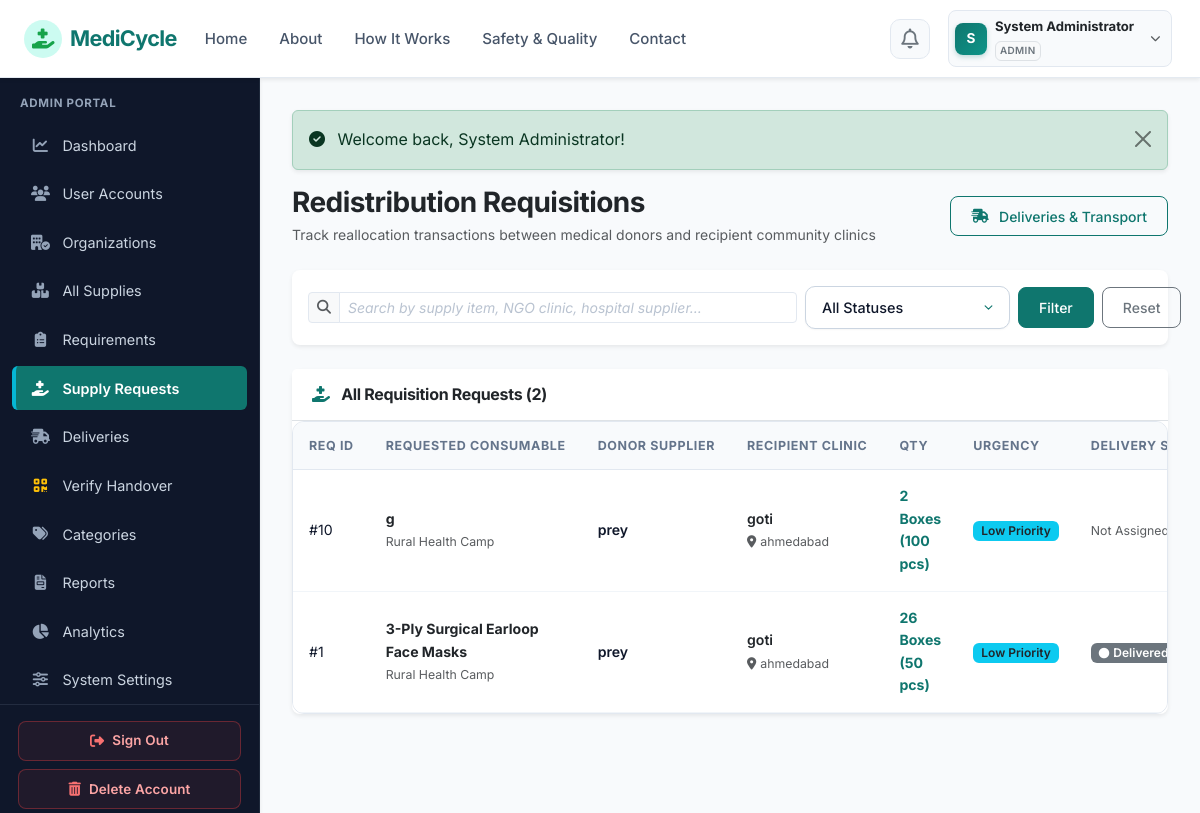
The app's page /admin/requests.php (signed in) with its own data.
### tables this page shows
CREATE TABLE `users` (
  `id` int(11) NOT NULL AUTO_INCREMENT,
  `name` varchar(100) NOT NULL,
  `email` varchar(100) NOT NULL,
  `password` varchar(255) NOT NULL,
  `phone` varchar(20) NOT NULL,
  `role` enum('admin','supplier','ngo','delivery') NOT NULL,
  `email_verified` tinyint(1) DEFAULT 1,
  `status` enum('active','inactive','suspended','pending') DEFAULT 'active',
  `created_at` timestamp NOT NULL DEFAULT current_timestamp(),
  `updated_at` timestamp NOT NULL DEFAULT current_timestamp() ON UPDATE current_timestamp(),
  PRIMARY KEY (`id`),
  UNIQUE KEY `email` (`email`),
  KEY `idx_user_role` (`role`),
  KEY `idx_user_status` (`status`)
);

CREATE TABLE `requests` (
  `id` int(11) NOT NULL AUTO_INCREMENT,
  `supply_id` int(11) DEFAULT NULL,
  `requester_id` int(11) NOT NULL,
  `requested_quantity` int(11) NOT NULL,
  `purpose` varchar(255) DEFAULT NULL,
  `urgency` enum('Low','Medium','High','Critical') DEFAULT 'Medium',
  `preferred_collection_date` date DEFAULT NULL,
  `message` text DEFAULT NULL,
  `smart_match_score` int(11) DEFAULT NULL,
  `status` varchar(50) NOT NULL DEFAULT 'Pending',
  `supplier_remarks` text DEFAULT NULL,
  `rejection_reason` text DEFAULT NULL,
  `handover_code` varchar(30) DEFAULT NULL,
  `requested_at` timestamp NOT NULL DEFAULT current_timestamp(),
  `approved_at` datetime DEFAULT NULL,
  `completed_at` datetime DEFAULT NULL,
  `created_at` timestamp NOT NULL DEFAULT current_timestamp(),
  `updated_at` timestamp NOT NULL DEFAULT current_timestamp() ON UPDATE current_timestamp(),
  PRIMARY KEY (`id`),
  KEY `fk_request_supply` (`supply_id`),
  KEY `fk_request_user` (`requester_id`),
  KEY `idx_request_status` (`status`),
  CONSTRAINT `fk_request_supply` FOREIGN KEY (`supply_id`) REFERENCES `medical_supplies` (`id`) ON DELETE CASCADE,
  CONSTRAINT `fk_request_user` FOREIGN KEY (`requester_id`) REFERENCES `users` (`id`) ON DELETE CASCADE
);

CREATE TABLE `medical_supplies` (
  `id` int(11) NOT NULL AUTO_INCREMENT,
  `supplier_id` int(11) NOT NULL,
  `category_id` int(11) NOT NULL,
  `supply_name` varchar(150) NOT NULL,
  `description` text DEFAULT NULL,
  `quantity` int(11) NOT NULL,
  `unit` varchar(50) NOT NULL,
  `listing_type` enum('regular','surplus','disposal') NOT NULL DEFAULT 'regular',
  `condition_status` enum('New / Unopened','Sterile Sealed','Surplus Stock') NOT NULL,
  `packaging_status` enum('Original Factory Seal','Tamper Evident Packaging','Intact Outer Box') NOT NULL,
  `disposal_reason` varchar(255) DEFAULT NULL,
  `disposal_method` varchar(255) DEFAULT NULL,
  `expiry_date` date NOT NULL,
  `batch_number` varchar(100) DEFAULT NULL,
  `storage_requirements` varchar(150) DEFAULT 'Room Temperature',
  `location` varchar(150) NOT NULL,
  `city` varchar(100) NOT NULL,
  `availability_date` date DEFAULT NULL,
  `minimum_request_quantity` int(11) DEFAULT 1,
  `status` varchar(50) NOT NULL DEFAULT 'Available',
  `priority_score` int(11) DEFAULT 50,
  `priority_level` enum('Low','Medium','High','Critical') DEFAULT 'Medium',
  `admin_notes` text DEFAULT NULL,
  `image_path` varchar(255) DEFAULT NULL,
  `created_at` timestamp NOT NULL DEFAULT current_timestamp(),
  `updated_at` timestamp NOT NULL DEFAULT current_timestamp() ON UPDATE current_timestamp(),
  PRIMARY KEY (`id`),
  KEY `fk_supply_supplier` (`supplier_id`),
  KEY `fk_supply_category` (`category_id`),
  KEY `idx_supply_status` (`status`),
  KEY `idx_supply_city` (`city`),
  KEY `idx_supply_expiry` (`expiry_date`),
  KEY `idx_supply_priority` (`priority_score`),
  KEY `idx_supply_listing_type` (`listing_type`),
  CONSTRAINT `fk_supply_category` FOREIGN KEY (`category_id`) REFERENCES `categories` (`id`),
  CONSTRAINT `fk_supply_supplier` FOREIGN KEY (`supplier_id`) REFERENCES `users` (`id`) ON DELETE CASCADE
);

CREATE TABLE `organizations` (
  `id` int(11) NOT NULL AUTO_INCREMENT,
  `user_id` int(11) NOT NULL,
  `organization_name` varchar(150) NOT NULL,
  `organization_type` varchar(100) NOT NULL,
  `license_number` varchar(100) DEFAULT NULL,
  `address` text NOT NULL,
  `city` varchar(100) NOT NULL,
  `state` varchar(100) NOT NULL,
  `pincode` varchar(20) NOT NULL,
  `verification_status` enum('pending','verified','rejected') DEFAULT 'pending',
  `verification_notes` text DEFAULT NULL,
  `created_at` timestamp NOT NULL DEFAULT current_timestamp(),
  `updated_at` timestamp NOT NULL DEFAULT current_timestamp() ON UPDATE current_timestamp(),
  PRIMARY KEY (`id`),
  KEY `fk_org_user` (`user_id`),
  KEY `idx_org_city` (`city`),
  KEY `idx_org_status` (`verification_status`),
  CONSTRAINT `fk_org_user` FOREIGN KEY (`user_id`) REFERENCES `users` (`id`) ON DELETE CASCADE
);

CREATE TABLE `deliveries` (
  `id` int(11) NOT NULL AUTO_INCREMENT,
  `request_id` int(11) NOT NULL,
  `delivery_partner_id` int(11) DEFAULT NULL,
  `pickup_location` text NOT NULL,
  `delivery_location` text NOT NULL,
  `pickup_status` enum('Pending','Picked Up') DEFAULT 'Pending',
  `delivery_status` enum('Assigned','Accepted','Picked Up','In Transit','Delivered','Cancelled') DEFAULT 'Assigned',
  `tracking_notes` text DEFAULT NULL,
  `assigned_at` datetime DEFAULT current_timestamp(),
  `accepted_at` datetime DEFAULT NULL,
  `picked_up_at` datetime DEFAULT NULL,
  `delivered_at` datetime DEFAULT NULL,
  `created_at` timestamp NOT NULL DEFAULT current_timestamp(),
  `updated_at` timestamp NOT NULL DEFAULT current_timestamp() ON UPDATE current_timestamp(),
  PRIMARY KEY (`id`),
  KEY `fk_delivery_request` (`request_id`),
  KEY `idx_delivery_status` (`delivery_status`),
  KEY `idx_delivery_partner` (`delivery_partner_id`),
  CONSTRAINT `fk_delivery_partner` FOREIGN KEY (`delivery_partner_id`) REFERENCES `users` (`id`) ON DELETE SET NULL,
  CONSTRAINT `fk_delivery_request` FOREIGN KEY (`request_id`) REFERENCES `requests` (`id`) ON DELETE CASCADE
);

### admin/requests.php (the view, shortened to what the rows shown need)
<?php
require_once __DIR__ . '/../config/config.php';
require_role('admin');
$sql = "SELECT r.*, ms.supply_name, ms.unit,
               u.name as requester_name, o.organization_name as requester_org, o.city as ngo_city,
               s.name as supplier_name, so.organization_name as supplier_org,
               d.id as delivery_id, d.delivery_status, d.pickup_status
        FROM requests r
        JOIN medical_supplies ms ON r.supply_id = ms.id
        JOIN users u ON r.requester_id = u.id
        LEFT JOIN organizations o ON u.id = o.user_id
        JOIN users s ON ms.supplier_id = s.id
        LEFT JOIN organizations so ON s.id = so.user_id
        LEFT JOIN deliveries d ON d.request_id = r.id
        WHERE 1=1";
$params = [];
$sql .= " ORDER BY (r.status = 'Pending') DESC, r.id DESC";
$stmt = $pdo->prepare($sql);
$stmt->execute($params);
$requests = $stmt->fetchAll();
include __DIR__ . '/../includes/header.php';
include __DIR__ . '/../includes/navbar.php';
?>
<div class="app-container">
    <?php include __DIR__ . '/../includes/sidebar.php'; ?>
    <div class="app-content">
        <div class="card border-0 shadow-sm rounded-3">
            <div class="card-body p-0">
                <div class="table-responsive">
                    <table class="table table-hover align-middle mb-0 small">
                        <thead class="table-light">
                            <tr>
                                <th>Req ID</th>
                                <th>Requested Consumable</th>
                                <th>Donor Supplier</th>
                                <th>Recipient Clinic</th>
                                <th>Qty</th>
                                <th>Urgency</th>
                                <th>Delivery Status</th>
                            </tr>
                        </thead>
                        <tbody>
                            <?php if (!empty($requests)): ?>
                                <?php foreach ($requests as $r): ?>
                                    <tr>
                                        <td>#<?php echo $r['id']; ?></td>
                                        <td>
                                            <div class="fw-bold text-dark"><?php echo e($r['supply_name']); ?></div>
                                            <small class="text-muted"><?php echo e(mb_strimwidth($r['purpose'] ?? 'Clinical care', 0, 45, '...')); ?></small>
                                        </td>
                                        <td>
                                            <div class="fw-semibold"><?php echo e($r['supplier_org'] ?? $r['supplier_name']); ?></div>
                                        </td>
                                        <td>
                                            <div class="fw-semibold text-dark"><?php echo e($r['requester_org'] ?? $r['requester_name']); ?></div>
                                            <small class="text-muted"><i class="fas fa-map-marker-alt me-1"></i><?php echo e($r['ngo_city']); ?></small>
                                        </td>
                                        <td><span class="fw-bold text-teal"><?php echo $r['requested_quantity'] . ' ' . e($r['unit']); ?></span></td>
                                        <td><?php echo priority_badge($r['urgency']); ?></td>
                                        <td>
                                            <?php if ($r['delivery_status']): ?>
                                                <a href="<?php echo BASE_URL; ?>/admin/deliveries.php" class="text-decoration-none">
                                                    <?php echo status_badge($r['delivery_status']); ?>
                                                </a>
                                            <?php else: ?>
                                                <span class="text-muted small">Not Assigned</span>
                                            <?php endif; ?>
                                        </td>
                                        <td><?php echo status_badge($r['status']); ?></td>
                                    </tr>
                                <?php endforeach; ?>
                            <?php else: ?>
                                <tr>
                                    <td colspan="9" class="text-center py-4 text-muted">No requisition records found.</td>
                                </tr>
                            <?php endif; ?>
                        </tbody>
                    </table>
                </div>
            </div>
        </div>
    </div>
</div>
<?php include __DIR__ . '/../includes/footer.php'; ?>

### includes/navbar.php (shortened to what the rows shown need)
<?php
$currentUser = current_user();
$currentDir = basename(dirname($_SERVER['PHP_SELF'] ?? ''));
$isPublicPage = !in_array($currentDir, ['admin', 'supplier', 'ngo', 'delivery']);
?>
<nav class="navbar navbar-expand-lg navbar-medicycle sticky-top shadow-sm">
    <div class="container-fluid px-3 px-lg-4">
        <div class="collapse navbar-collapse" id="navbarMain">
            <ul class="navbar-nav ms-auto align-items-center gap-2">
                <?php if (!$isPublicPage && $currentUser): ?>
                    <li class="nav-item dropdown position-relative ms-1">
                        <a class="nav-link notif-icon-btn position-relative" href="#" id="notifDropdown" role="button" data-bs-toggle="dropdown" aria-expanded="false" title="Notifications">
                            <i class="far fa-bell fs-5 text-secondary"></i>
                        </a>
                    </li>
                    <li class="nav-item dropdown ms-1">
                        <a class="nav-link user-profile-capsule d-flex align-items-center gap-2 text-dark shadow-2xs" href="#" id="userDropdown" role="button" data-bs-toggle="dropdown" aria-expanded="false">
                            <div class="user-avatar-circle">
                                <?php echo strtoupper(substr($currentUser['name'], 0, 1)); ?>
                            </div>
                            <div class="d-none d-md-block text-start pe-1">
                                <span class="d-block fw-bold small text-dark leading-tight" style="font-size:0.82rem;"><?php echo e($currentUser['name']); ?></span>
                                <span class="badge text-uppercase text-secondary bg-light border p-1" style="font-size: 0.62rem; letter-spacing:0.04em;"><?php echo strtoupper(e($currentUser['role'])); ?></span>
                            </div>
                            <i class="fas fa-chevron-down text-muted small ms-1" style="font-size:0.65rem;"></i>
                        </a>
                    </li>
                <?php endif; ?>
            </ul>
        </div>
    </div>
</nav>

### includes/sidebar.php (shortened to what the rows shown need)
<?php
$currentUser = current_user();
$userRole = $currentUser['role'] ?? ($_SESSION['role'] ?? '');
?>
<aside class="app-sidebar shadow-sm">
    <div class="sidebar-heading">
        <?php echo strtoupper(e($userRole)); ?> PORTAL
    </div>
    <ul class="nav flex-column mb-auto">
        <?php if ($userRole === 'admin'): ?>
            <li class="nav-item">
            </li>
            <li class="nav-item">
            </li>
            <li class="nav-item">
            </li>
            <li class="nav-item">
            </li>
            <li class="nav-item">
            </li>
            <li class="nav-item">
            </li>
            <li class="nav-item">
            </li>
            <li class="nav-item">
            </li>
            <li class="nav-item">
            </li>
            <li class="nav-item">
            </li>
            <li class="nav-item">
            </li>
            <li class="nav-item">
            </li>
        <?php endif; ?>
    </ul>
    <div class="sidebar-footer mt-auto">
        <a href="<?php echo BASE_URL; ?>/logout.php" class="btn-sidebar-signout mb-2">
        </a>
        <button type="button" class="btn-sidebar-delete" data-bs-toggle="modal" data-bs-target="#deleteAccountModal">
        </button>
    </div>
</aside>

### includes/functions.php (shortened to what the rows shown need)
<?php
function e($string) {
    return htmlspecialchars((string)($string ?? ''), ENT_QUOTES, 'UTF-8');
}
function status_badge($status) {
    $status = trim($status);
    $lower = strtolower($status);
    $class = match($lower) {
        'available', 'completed', 'received', 'verified' => 'bg-success text-white',
        'accepted', 'approved' => 'bg-info text-dark',
        'ready for handover' => 'bg-primary text-white',
        'collected' => 'bg-secondary text-white',
        'pending', 'reserved' => 'bg-warning text-dark',
        'rejected', 'cancelled', 'inactive', 'suspended' => 'bg-danger text-white',
        default => 'bg-secondary text-white'
    };
    $icon = match($lower) {
        'available' => 'fa-check-circle',
        'accepted', 'approved' => 'fa-handshake',
        'ready for handover' => 'fa-box-open',
        'collected' => 'fa-people-carry-box',
        'completed', 'received' => 'fa-check-double',
        'pending' => 'fa-clock',
        'rejected', 'cancelled' => 'fa-times-circle',
        default => 'fa-circle'
    };
    $label = match($lower) {
        'approved' => 'Awaiting Handshake',
        default => ucfirst($status)
    };
    return '<span class="badge ' . $class . ' px-2 py-1"><i class="fas ' . $icon . ' me-1 small"></i>' . e($label) . '</span>';
}
function priority_badge($priority) {
    $priority = trim($priority);
    $class = match(strtolower($priority)) {
        'critical' => 'bg-danger text-white',
        'high'     => 'bg-danger bg-opacity-75 text-white',
        'medium'   => 'bg-warning text-dark',
        'low'      => 'bg-info text-dark',
        default    => 'bg-secondary text-white'
    };
    return '<span class="badge ' . $class . ' px-2 py-1">' . e(ucfirst($priority)) . ' Priority</span>';
}

### records on screen
users: name "S", name "System Administrator", role "ADMIN"
requests: id "10", supply.supply_name "g", purpose "Rural Health Camp", organizations.organization_name "prey", organizations.organization_name "goti", organizations.city "ahmedabad", requested_quantity "2", supply.unit "Boxes (100 pcs)", urgency "Low", shows "Not Assigned"
requests: id "1", supply.supply_name "3-Ply Surgical Earloop Face Masks", purpose "Rural Health Camp", organizations.organization_name "prey", organizations.organization_name "goti", organizations.city "ahmedabad", requested_quantity "26", supply.unit "Boxes (50 pcs)", urgency "Low", deliveries.delivery_status "Delivered"

### other values on screen
$message "Welcome back, System Administrator!"
count($requests) "2"
